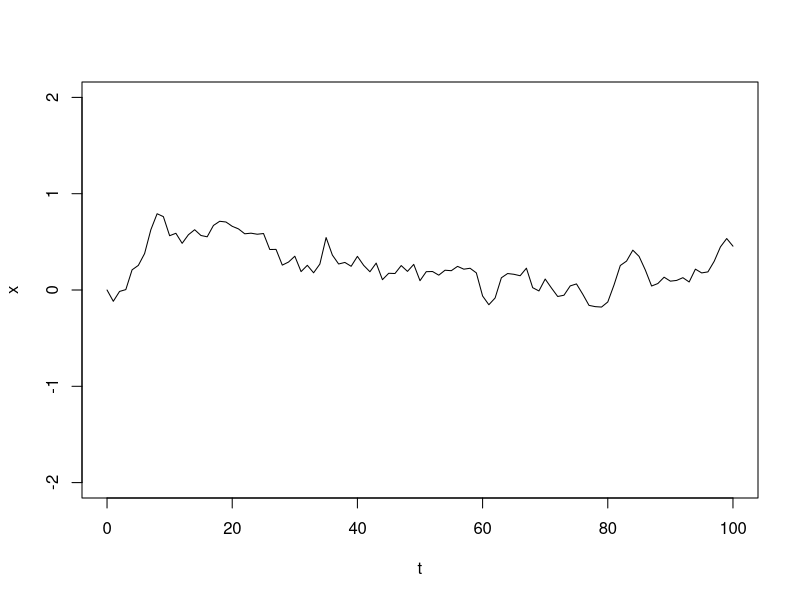
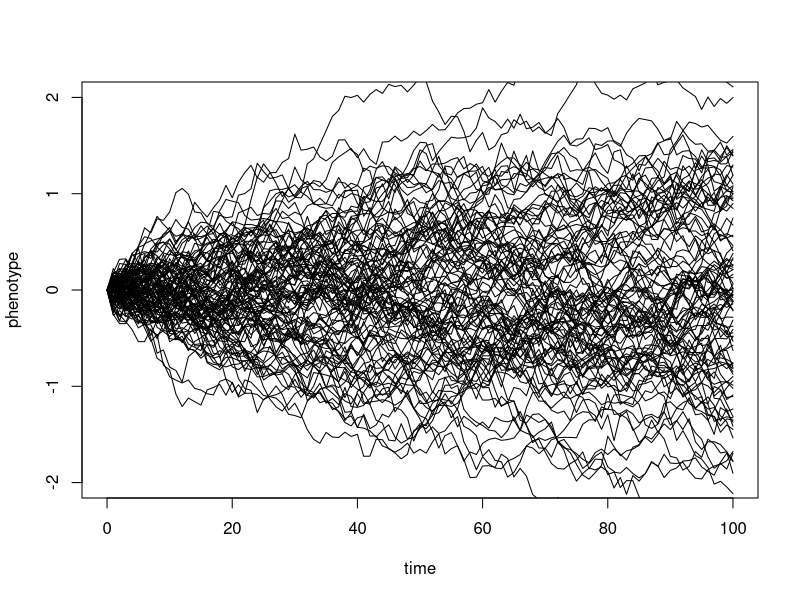

Reproduce these figures in R, in order.
# copied from http://phytools.org/eqg/Exercise_4.1/

t <- 0:100  # time
sig2 <- 0.01
## first, simulate a set of random deviates
x <- rnorm(n = length(t) - 1, sd = sqrt(sig2))
## now compute their cumulative sum
x <- c(0, cumsum(x))
plot(t, x, type = "l", ylim = c(-2, 2))

nsim <- 100
X <- matrix(rnorm(n = nsim * (length(t) - 1), sd = sqrt(sig2)), nsim, length(t) - 
    1)
X <- cbind(rep(0, nsim), t(apply(X, 1, cumsum)))
plot(t, X[1, ], xlab = "time", ylab = "phenotype", ylim = c(-2, 2), type = "l")
apply(X[2:nsim, ], 1, function(x, t) lines(t, x), t = t)
